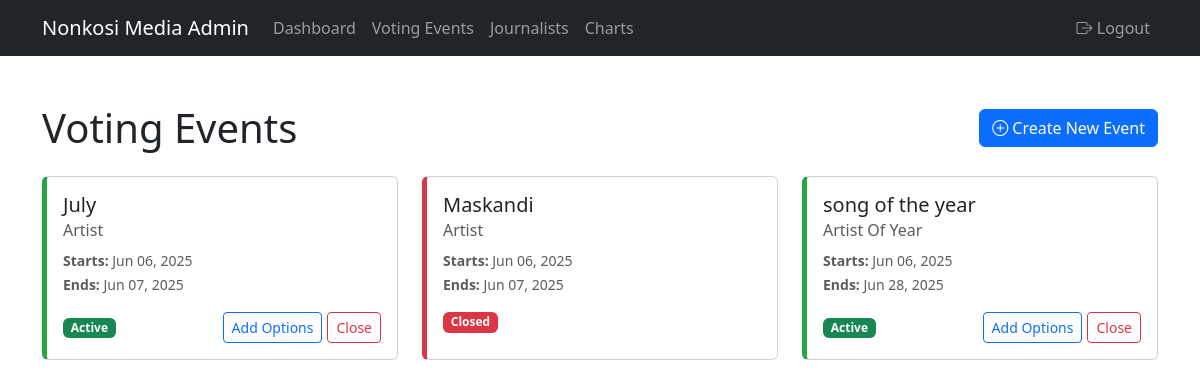
/admin/voting_events (signed in), run on an earlier commit of the app's database.
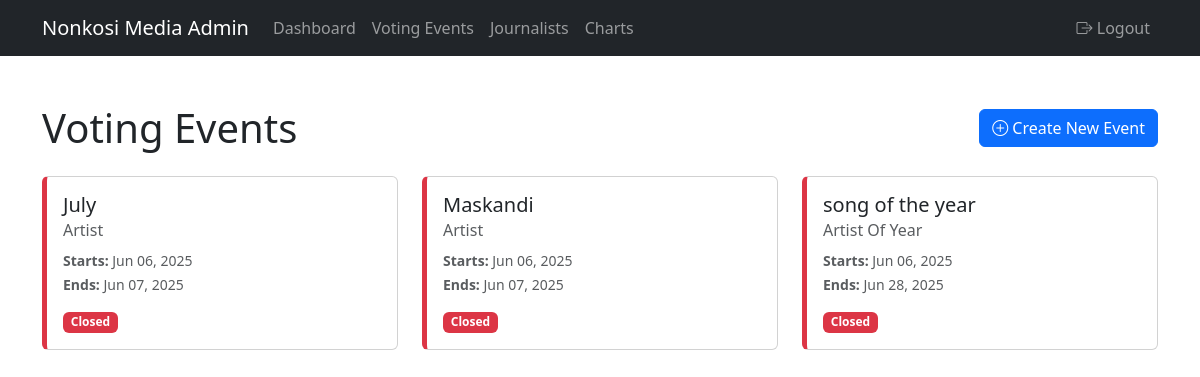
And on a later commit of the database.
### app.py (models this page shows)
class VoteEvent(db.Model):
    id = db.Column(db.Integer, primary_key=True)
    title = db.Column(db.String(100), nullable=False)  # e.g. "Song of the Month - June 2025"
    category = db.Column(db.String(50), nullable=False)  # 'song', 'artist', 'song_of_year', 'artist_of_year'
    start_date = db.Column(db.DateTime, nullable=False, default=datetime.utcnow)
    end_date = db.Column(db.DateTime, nullable=False)
    is_active = db.Column(db.Boolean, default=True)
    options = db.relationship('VoteOption', backref='vote_event', lazy=True, cascade='all, delete-orphan')
    votes = db.relationship('VoteRecord', backref='vote_event', lazy=True, cascade='all, delete-orphan')

### app.py (the view)
@app.route('/admin/voting_events')
@login_required
def voting_events():
    if current_user.role != 'admin':
        flash('You are not authorized to access this page', 'error')
        return redirect(url_for('home'))
    events = VoteEvent.query.order_by(VoteEvent.start_date.desc()).all()
    return render_template('voting_events.html', events=events)

### app.py (called while the page is built)
@login_manager.user_loader
def load_user(user_id):
    return User.query.get(int(user_id))

@app.context_processor
def inject_datetime():
    return {'datetime': datetime}

### templates/voting_events.html (shortened to what this page needs)
<!DOCTYPE html>
<html lang="en">
<head>
    <link href="https://cdn.jsdelivr.net/npm/bootstrap@5.3.0/dist/css/bootstrap.min.css" rel="stylesheet">
    <link rel="stylesheet" href="https://cdn.jsdelivr.net/npm/bootstrap-icons@1.10.0/font/bootstrap-icons.css">
</head>
<body>
    {% include 'admin_navbar.html' %}
    <div class="container py-5">
        <div class="d-flex justify-content-between align-items-center mb-4">
            <h1 class="mb-0">Voting Events</h1>
            <a href="{{ url_for('create_voting_event') }}" class="btn btn-primary">
                <i class="bi bi-plus-circle"></i> Create New Event
            </a>
        </div>
        <div class="row g-4">
            {% for event in events %}
            <div class="col-md-6 col-lg-4">
                <div class="card event-card {% if event.is_active %}active-event{% else %}closed-event{% endif %} h-100">
                    <div class="card-body">
                        <h5 class="card-title">{{ event.title }}</h5>
                        <h6 class="card-subtitle mb-2 text-muted">
                            {{ event.category.replace('_', ' ').title() }}
                        </h6>
                        <p class="card-text">
                            <small class="text-muted">
                                <strong>Starts:</strong> {{ event.start_date.strftime('%b %d, %Y') }}<br>
                                <strong>Ends:</strong> {{ event.end_date.strftime('%b %d, %Y') }}
                            </small>
                        </p>
                        <div class="d-flex justify-content-between align-items-center">
                            <span class="badge bg-{% if event.is_active %}success{% else %}danger{% endif %}">
                                {% if event.is_active %}Active{% else %}Closed{% endif %}
                            </span>
                            <div class="event-actions">
                                {% if event.is_active %}
                                    <a href="{{ url_for('add_voting_options', event_id=event.id) }}"
                                       class="btn btn-sm btn-outline-primary">
                                        Add Options
                                    </a>
                                    <a href="{{ url_for('close_voting_event', event_id=event.id) }}"
                                       class="btn btn-sm btn-outline-danger">
                                        Close
                                    </a>
                                {% endif %}
                            </div>
                        </div>
                    </div>
                </div>
            </div>
            {% else %}
            <div class="col-12">
                <div class="alert alert-info">
                    No voting events found. Create your first event!
                </div>
            </div>
            {% endfor %}
        </div>
    </div>
</body>
</html>

### templates/admin_navbar.html (shortened to what this page needs)
<nav class="navbar navbar-expand-lg navbar-dark bg-dark">
    <div class="container">
        <a class="navbar-brand" href="{{ url_for('admin_home') }}">Nonkosi Media Admin</a>
        <div class="collapse navbar-collapse" id="navbarNav">
            <ul class="navbar-nav me-auto">
                <li class="nav-item">
                    <a class="nav-link" href="{{ url_for('admin_home') }}">Dashboard</a>
                </li>
                <li class="nav-item">
                    <a class="nav-link" href="{{ url_for('voting_events') }}">Voting Events</a>
                </li>
                <li class="nav-item">
                    <a class="nav-link" href="{{ url_for('manage_journalists') }}">Journalists</a>
                </li>
                <li class="nav-item">
                    <a class="nav-link" href="{{ url_for('charts_manager') }}">Charts</a>
                </li>
            </ul>
            <ul class="navbar-nav">
                <li class="nav-item">
                    <a class="nav-link" href="{{ url_for('logout') }}">
                        <i class="bi bi-box-arrow-right"></i> Logout
                    </a>
                </li>
            </ul>
        </div>
    </div>
</nav>

### templates/voting_events.html (style rules this page uses)
.event-card { transition: all 0.3s ease; border-left: 5px solid #0b3c5d; }
.closed-event { border-left-color: #dc3545; }

What changed in the data, as far as the page shows it:
changed VoteEvent "July": is_active "Active Add Options Close" → "Closed"
changed VoteEvent "song of the year": is_active "Active Add Options Close" → "Closed"
